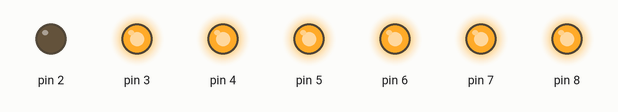
Simulated run of this sketch. Board: Arduino Uno, built with avr-gcc and run on an emulated ATmega328P. Parts: output pins drawn as LEDs (lit = HIGH).

Above: at 0.15 s.
At 1.35 s:
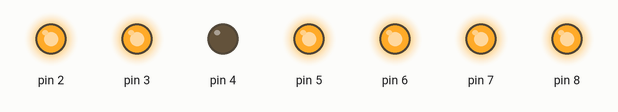
At 3.6 s:
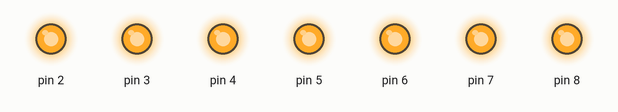
At 19.7 s:
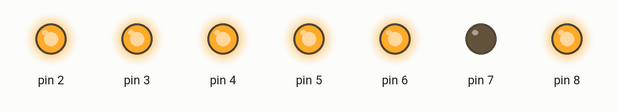
At 30.7 s:
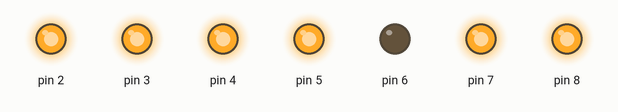
At 38.95 s:
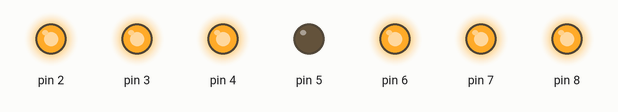
Timing chart, 0 to 40.0 s (numbered marks = the images above):
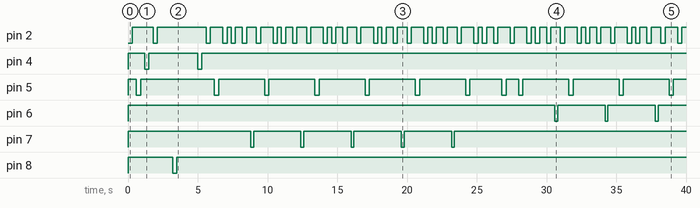

Measured:
- by itself, pin 2: LOW → HIGH at 0.30 s, → LOW 1.5 s later, → HIGH 0.30 s later, → LOW 3.5 s later, … (79 changes in this stretch)
- by itself, pin 4: alternates HIGH for 3.5 s and LOW for 0.30 s, 4 changes in all, then stays HIGH
- by itself, pin 5: HIGH → LOW at 0.60 s, → HIGH 0.30 s later, → LOW 5.3 s later, → HIGH 0.30 s later, … (24 changes in this stretch)
- by itself, pin 6: HIGH → LOW at 30.6 s, → HIGH 0.20 s later, → LOW 3.4 s later, → HIGH 0.20 s later, … (6 changes in this stretch)
- by itself, pin 7: HIGH → LOW at 8.8 s, → HIGH 0.20 s later, → LOW 3.4 s later, → HIGH 0.20 s later, … (10 changes in this stretch)
- by itself, pin 8: HIGH → LOW at 3.2 s, → HIGH 0.30 s later

The sketch:

BDSP_Box_management.ino
```cpp
/*
 * BDSP box item cloning
 * buttons needed
 * A B X R DOWN LEFT RIGHT
 */

const int T = 300;
const int A = 2;
const int B = 3;
const int X = 4;
const int DOWN = 5;
const int LEFT = 6;
const int RIGHT = 7;
const int R = 8;

void setup() {
  for (int i = 2; i <= 8; i++) { // Set all pins as outputs and 1
    pinMode(i, OUTPUT);
    digitalWrite(i, HIGH);
  }
}

void loop() { // Start at box first menu, have menu first selection be pokemon/party
  // Mouseover Check Summary
  button(A, T);
  button(DOWN, T);

  // Second menu, item ready
  button(X, T);
  button(A, T);
  delay(800);
  button(R, T);
  delay(1200);
  button(X, T);

  int orientation = 1;  // 1 = Right
  for (int y = 0; y <= 4; y++) {
    for (int x = 0; x <= 5; x++) {
      if (x > 0) {
        // Shift L/R
        if (orientation == 1) button(RIGHT, T-100);
        else  button(LEFT, T-100);
      }
      for (int z = 0; z <= 4; z++) { // Pick item
        if (z == 4) delay(200); // You placed x item takes longer
        if (z == 1) button(DOWN, T);
        else button(A, T);
      }
    }
    if (y < 4) {
      // Change orentiation and shift down
      if (orientation == 1) orientation = 0;
      else  orientation = 1;
      button(DOWN, T);
    }
  }

  // Exit and check summary to reset items
  for (int x = 0; x <=4; x++) {
    if (x == 3) {
      button(A, 500);
      delay(500);
    }
    else  button(B, 700);
  }
  delay(1200);
}

void button(int btn, int timing) {
  digitalWrite(btn, LOW);
  delay(timing);
  digitalWrite(btn, HIGH);
  delay(timing);
}
```
